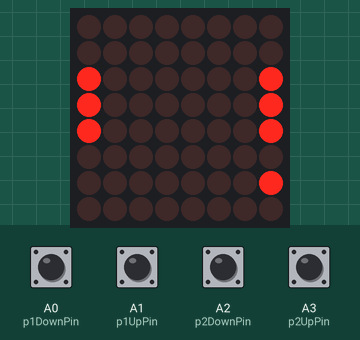
This sketch was run on a simulated Arduino Uno, built with avr-gcc and run on an emulated ATmega328P. Parts: 8×8 LED matrix. Wiring (inferred from the names in the program): MAX7219 LED driver (orientation assumed): CS pin 10. Inputs (shaded band) come from the test bench; at power-on: A0 (p1DownPin), A1 (p1UpPin), A2 (p2DownPin), A3 (p2UpPin) LOW. Random numbers use the default seed unless the sketch sets one.

Above: at 2.3 s.
2.4 s: A1 (p1UpPin) pulled HIGH for 0.8 s
At 3.25 s:
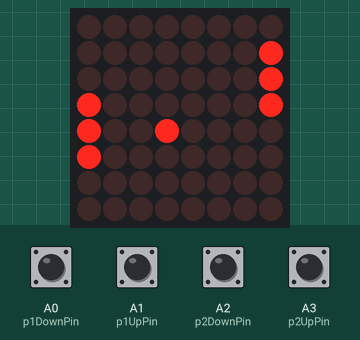
5.5 s: A2 (p2DownPin) pulled HIGH for 0.8 s
At 5.75 s:
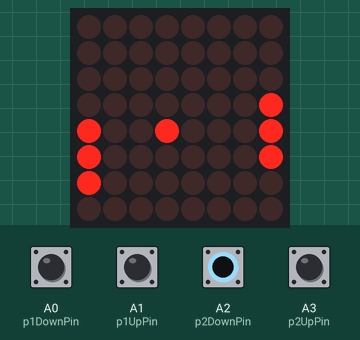
8.5 s: A0 (p1DownPin) pulled HIGH for 0.8 s
At 8.9 s:
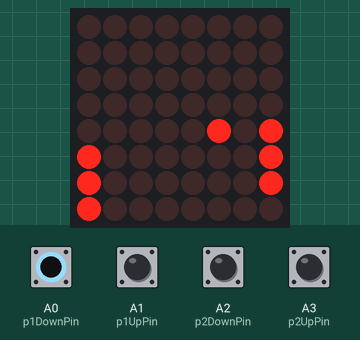
12.0 s: A3 (p2UpPin) pulled HIGH for 0.8 s
At 12.4 s:
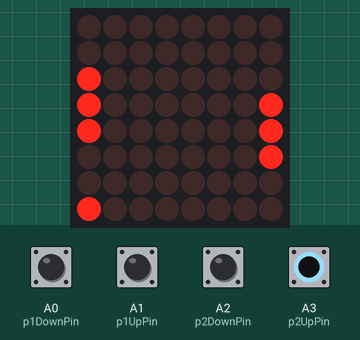
15.0 s: A0 (p1DownPin) pulled HIGH for 0.8 s
At 15.75 s:
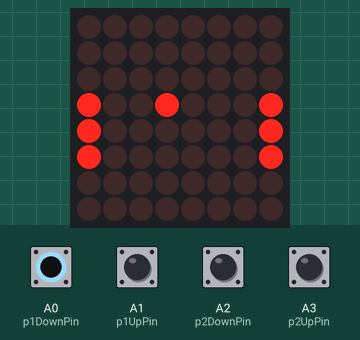
18.5 s: A1 (p1UpPin) pulled HIGH for 0.8 s
At 18.75 s:
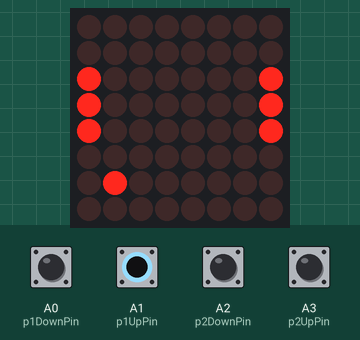
Timing chart, 0 to 21.5 s (numbered marks = the images above; inputs shaded):
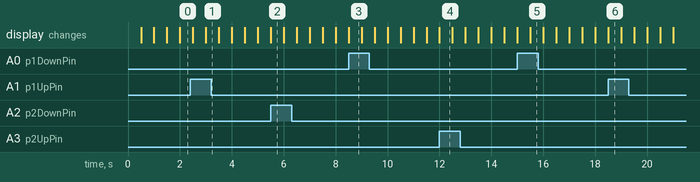

The sketch:

main.ino
```cpp
// Pong game in arduino

#include <stdlib.h>
#include <SPI.h>

// Players Paddle Button Pins
#define p1DownPin A0
#define p1UpPin A1
#define p2DownPin A2
#define p2UpPin A3

// SPI pins
const int CS = 10; // Chip Select or LOAD

// MAX7219 Control Register Addresses
const byte REG_NOOP = 0x00;
const byte REG_DIGIT0 = 0x01;
const byte REG_DIGIT1 = 0x02;
const byte REG_DIGIT2 = 0x03;
const byte REG_DIGIT3 = 0x04;
const byte REG_DIGIT4 = 0x05;
const byte REG_DIGIT5 = 0x06;
const byte REG_DIGIT6 = 0x07;
const byte REG_DIGIT7 = 0x08;
const byte REG_DECODEMODE = 0x09;
const byte REG_INTENSITY = 0x0A;
const byte REG_SCANLIMIT = 0x0B;
const byte REG_SHUTDOWN = 0x0C;
const byte REG_DISPLAYTEST = 0x0F;

typedef struct
{
    int x;
    int y;
    int xSpeed;
    int ySpeed;
} Ball;

typedef struct
{
    int x;
    int y;
} Paddle;

typedef struct
{
    int x;
    int y;
    bool is_blocked;
} Tile;

typedef struct
{
    Tile tiles[8][8];
} GameMap;

Ball ball;
Paddle paddle1;
Paddle paddle2;
GameMap game_map;

bool view_map[8][8];
byte LED_matrix[8] = {B00000000, B00000000, B00000000, B00000000, B00000000, B00000000, B00000000, B00000000};

void send_data(byte address, byte value)
{
    digitalWrite(CS, LOW);  // start the transfer of data
    SPI.transfer(address);  // send the address
    SPI.transfer(value);    // send the value of data
    digitalWrite(CS, HIGH); // end the transfer of data
}

void update_led()
{
    for (int i = 0; i < 8; i++)
    {
        for (int j = 0; j < 8; j++)
        {
            int map_value = int(view_map[i][j]);
            bitWrite(LED_matrix[i], j, map_value);
        }
    }

    for (int i = 0; i < 8; i++)
    {
        send_data(i + 1, LED_matrix[i]);
    }
}

int random(int min, int max)
{
    return min + rand() % (max - min);
}

void start_game()
{
    // Randomize ball position between (3, 3), (4, 3), (3, 4), (4, 4)
    ball.x = random(3, 5);
    ball.y = random(3, 5);

    // Randomize ball xSpeed and ySpeed
    ball.xSpeed = random(0, 2) == 0 ? -1 : 1;
    ball.ySpeed = random(0, 2) == 0 ? -1 : 1;

    // Randomize paddle1 position between (2, 0), (3, 0)
    paddle1.x = random(2, 4);
    paddle1.y = 0;

    // Randomize paddle2 position between (2, 7), (3, 7)
    paddle2.x = random(2, 4);
    paddle2.y = 7;

    // Reset Map
    for (int i = 0; i < 8; i++)
    {
        for (int j = 0; j < 8; j++)
        {
            game_map.tiles[i][j].is_blocked = false;
        }
    }
    game_map.tiles[paddle1.x][paddle1.y].is_blocked = true;
    game_map.tiles[paddle1.x + 1][paddle1.y].is_blocked = true;
    game_map.tiles[paddle1.x + 2][paddle1.y].is_blocked = true;
    game_map.tiles[paddle2.x][paddle2.y].is_blocked = true;
    game_map.tiles[paddle2.x + 1][paddle2.y].is_blocked = true;
    game_map.tiles[paddle2.x + 2][paddle2.y].is_blocked = true;

    // Update View Map
    for (int i = 0; i < 8; i++)
    {
        for (int j = 0; j < 8; j++)
        {
            view_map[i][j] = game_map.tiles[i][j].is_blocked;
        }
    }
    view_map[ball.x][ball.y] = true;

    // Update 8x8 LED Matrix using SPI
    update_led();
}

int game_tick()
{
    // Check Finish
    if (ball.y == 0)
    {
        return 2;
    }
    else if (ball.y == 7)
    {
        return 1;
    }

    // Reset Map
    for (int i = 0; i < 8; i++)
    {
        for (int j = 0; j < 8; j++)
        {
            game_map.tiles[i][j].is_blocked = false;
        }
    }

    // Update 8x8 LED Matrix using SPI
    update_led();

    // Move Paddles
    if (digitalRead(p1UpPin) == HIGH && paddle1.x > 0)
    {
        paddle1.x -= 1;
    }
    else if (digitalRead(p1DownPin) == HIGH && paddle1.x < 5)
    {
        paddle1.x += 1;
    }
    game_map.tiles[paddle1.x][paddle1.y].is_blocked = true;
    game_map.tiles[paddle1.x + 1][paddle1.y].is_blocked = true;
    game_map.tiles[paddle1.x + 2][paddle1.y].is_blocked = true;

    if (digitalRead(p2UpPin) == HIGH && paddle2.x > 0)
    {
        paddle2.x -= 1;
    }
    else if (digitalRead(p2DownPin) == HIGH && paddle2.x < 5)
    {
        paddle2.x += 1;
    }
    game_map.tiles[paddle2.x][paddle2.y].is_blocked = true;
    game_map.tiles[paddle2.x + 1][paddle2.y].is_blocked = true;
    game_map.tiles[paddle2.x + 2][paddle2.y].is_blocked = true;

    // Move Ball
    int new_x = ball.x + ball.xSpeed;
    int new_y = ball.y + ball.ySpeed;

    if (new_x < 0)
    {
        ball.xSpeed = -ball.xSpeed;
        new_x = 1;
    }
    else if (new_x > 7)
    {
        ball.xSpeed = -ball.xSpeed;
        new_x = 6;
    }

    if (new_y == 0)
    {
        if (game_map.tiles[new_x][new_y].is_blocked)
        {
            ball.ySpeed = -ball.ySpeed;
            new_y = 2;
        }
    }
    else if (new_y == 7)
    {
        if (game_map.tiles[new_x][new_y].is_blocked)
        {
            ball.ySpeed = -ball.ySpeed;
            new_y = 5;
        }
    }

    ball.x = new_x;
    ball.y = new_y;

    // Update View Map
    for (int i = 0; i < 8; i++)
    {
        for (int j = 0; j < 8; j++)
        {
            view_map[i][j] = game_map.tiles[i][j].is_blocked;
        }
    }
    view_map[ball.x][ball.y] = true;

    // Update 8x8 LED Matrix using SPI
    update_led();

    return 0;
}

void setup()
{
    pinMode(CS, OUTPUT);
    SPI.begin();                    // Start SPI
    SPI.setBitOrder(MSBFIRST);      // MSB first
    send_data(REG_INTENSITY, 0x08); // set the brightness of the LEDs
    send_data(REG_SHUTDOWN, 0x01);  // turn on the LEDs
    send_data(REG_SCANLIMIT, 0x07); // set the scan limit to 8 (for a 8x8 matrix)

    pinMode(p1UpPin, INPUT);
    pinMode(p1DownPin, INPUT);
    pinMode(p2UpPin, INPUT);
    pinMode(p2DownPin, INPUT);

    start_game();
}

unsigned long elapsedTime, previousTime = 0;
const unsigned long tickTime = 500;

void loop()
{
    elapsedTime = millis() - previousTime;
    if (elapsedTime >= tickTime)
    {
        int result = game_tick();
        if (result == 1)
        {
            Serial.println("Player 1 Wins!");
            start_game();
        }
        else if (result == 2)
        {
            Serial.println("Player 2 Wins!");
            start_game();
        }
        previousTime = millis();
    }
}
```

Measured:
- what the display in image 2 shows lasts 0.5 s, from 5.5 s to 6.0 s
